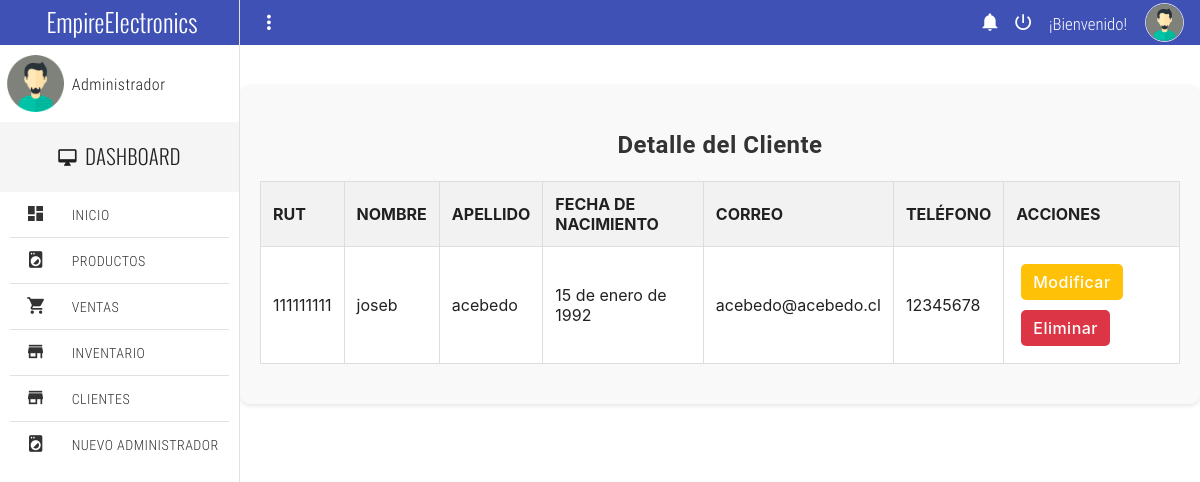
Screenshot of /detallecliente/111111111 (signed in) with the database file from the repository.
### empireapp/models.py (models this page shows, shortened)
class Cliente(AbstractBaseUser, PermissionsMixin):
    rut = models.CharField(max_length=12, unique=True, primary_key=True)
    nombre = models.CharField(max_length=100)
    apellido = models.CharField(max_length=100)
    correo = models.EmailField(max_length=100, unique=True)
    telefono = models.CharField(max_length=20)
    fecha_ncto = models.DateField(default=timezone.now)
    direccion = models.CharField(max_length=255)
    is_active = models.BooleanField(default=True)
    is_staff = models.BooleanField(default=False)
    objects = ClienteManager()
    USERNAME_FIELD = 'correo'
    REQUIRED_FIELDS = ['rut', 'nombre', 'apellido', 'telefono', 'fecha_ncto', 'direccion']

### empireapp/views.py (the view)
# urls.py: path('detallecliente/<id>', detallecliente, name="detallecliente"),
@user_passes_test(is_admin)
@login_required
def detallecliente(request, id):
    cliente=get_object_or_404(Cliente, rut=id)
    datos={
        "cliente":cliente
    }
    return render(request, "empireapp/pages/dashboard/detallecliente.html", datos)

### empireapp/context_processors.py (called while the page is built)
def cart_item_count(request):
    cart_item_count = 0
    items = []
    total = 0
    if request.user.is_authenticated:
        cart = Cart.objects.filter(user=request.user).first()
        if cart:
            cart_items = CartItem.objects.filter(cart=cart).select_related('producto')
            cart_item_count = cart_items.count()
            items = cart_items
            total = sum(item.producto.precio * item.quantity for item in items)
    else:
        cart = None
    return {'cart_item_count': cart_item_count, 'cart': cart, 'items': items, 'total': total}

def login_form(request):
    form = AuthenticationForm()
    return {'login_form': form}

### empireapp/views.py (called while the page is built)
def is_admin(user):
    return user.is_staff

### empireapp/templates/empireapp/pages/dashboard/detallecliente.html
{% extends "empireapp/pages/dashboard/home.html" %}
{% block contenido %}
<div class="client-detail-container">
    <h1 class="client-detail-title">Detalle del Cliente</h1>
    <div class='mt-4 mb-5'>
        <table class="client-detail-table">
            <thead>
                <tr>
                    <th>RUT</th>
                    <th>NOMBRE</th>
                    <th>APELLIDO</th>
                    <th>FECHA DE NACIMIENTO</th>
                    <th>CORREO</th>
                    <th>TELÉFONO</th>
                    <th>ACCIONES</th>
                </tr>
            </thead>
            <tbody>
                <tr>
                    <td>{{ cliente.rut }}</td>
                    <td>{{ cliente.nombre }}</td>
                    <td>{{ cliente.apellido }}</td>
                    <td>{{ cliente.fecha_ncto }}</td>
                    <td>{{ cliente.correo }}</td>
                    <td>{{ cliente.telefono }}</td>
                    <td class="client-detail-actions">
                        <a href="{% url 'modificarcliente' cliente.rut %}" role="button" class="btn btn-warning btn-sm text-light">Modificar</a>
                        <a href="{% url 'eliminarcliente' cliente.rut %}" role="button" class="btn btn-danger btn-sm">Eliminar</a>
                    </td>
                </tr>
            </tbody>
        </table>
    </div>
</div>
{% endblock contenido %}

### empireapp/static/empireapp/assets/css/main.css (style rules this page uses)
html, body { width: 100%; height: 100%; margin: 0; padding: 0; font-size: 16px; font-family: "RobotoRegular"; position: relative; background-color: #fff; }

### empireapp/static/empireapp/css/style.css (style rules this page uses)
:root { --color-black: #021736; --color-green-dark: #1B4242; --color-orange: #F45E0C; --color-orange-light: #FDDBC9; --color-sage: #436850; --color-blue: #0156FF; --color-gray-dark: #7d7d7d; --color-gray-light: #CBCBCB; --color-gray-lighter: #efefef; --color-white: #FFFFFF; --font-primary: "Inter", sans-serif; --transition: all 0.3s ease; --box-shadow: rgba(50, 50, 105, 0.15) 0px 2px 5px 0px, rgba(0, 0, 0, 0.05) 0px 1px 1px 0px; --box-shadow-2: rgb(39 39 94 / 15%) 0 100px 50px 100px, rgb(39 39 94 / 15%) 0 100px 50px 100px }
* { margin: 0; padding: 0; -webkit-box-sizing: border-box; -moz-box-sizing: border-box; box-sizing: border-box; -webkit-font-smoothing: antialiased; -moz-osx-font-smoothing: grayscale; text-rendering: optimizeLegibility; }
body { font-family: var(--font-primary); font-size: 16px; font-optical-sizing: auto; font-style: normal; font-variation-settings: "slnt" 0; }
h1,h2,h3,h4,h5,h6, a, p, span, textarea { letter-spacing: 0.03rem; }
table td { vertical-align: middle; text-align: center; }
h1, h2 { color: #333; margin-bottom: 20px; }
.client-detail-container { max-width: 1800px; margin: 40px auto; padding: 20px; background-color: #f9f9f9; border-radius: 10px; box-shadow: 0 2px 4px rgba(0, 0, 0, 0.1); }
.client-detail-title { color: #333; margin-bottom: 20px; text-align: center; font-size: 24px; font-weight: bold; }
.client-detail-table { width: 100%; border-collapse: collapse; margin-bottom: 20px; }
.client-detail-table th, .client-detail-table td { padding: 12px; border: 1px solid #ddd; text-align: left; }
.client-detail-table th { background-color: #f2f2f2; }
.client-detail-table td { background-color: #ffffff; }
.client-detail-actions .btn { padding: 8px 12px; margin: 5px; border: none; border-radius: 5px; cursor: pointer; transition: background-color 0.3s; text-decoration: none; display: inline-block; text-align: center; }
.client-detail-actions .btn-warning { background-color: #ffc107; color: #fff; }
.client-detail-actions .btn-danger { background-color: #dc3545; color: #fff; }

### rows the page displays
Cliente: rut "111111111", nombre "joseb", apellido "acebedo", fecha_ncto "15 de enero de 1992", correo "acebedo@acebedo.cl", telefono "12345678"
